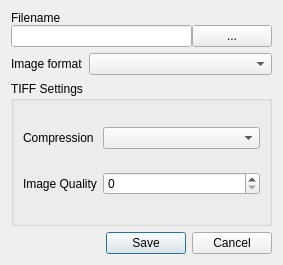
<?xml version="1.0" encoding="UTF-8"?>
<ui version="4.0">
 <class>ExportImageDialog</class>
 <widget class="QDialog" name="ExportImageDialog">
  <property name="geometry">
   <rect>
    <x>0</x>
    <y>0</y>
    <width>283</width>
    <height>265</height>
   </rect>
  </property>
  <property name="windowTitle">
   <string>Export Image</string>
  </property>
  <layout class="QGridLayout" name="gridLayout" columnstretch="0,1">
   <item row="4" column="0">
    <widget class="QLabel" name="lbl_image_format">
     <property name="text">
      <string>Image format</string>
     </property>
     <property name="buddy">
      <cstring>cbox_image_format</cstring>
     </property>
    </widget>
   </item>
   <item row="4" column="1">
    <widget class="QComboBox" name="cbox_image_format"/>
   </item>
   <item row="6" column="0" colspan="2">
    <widget class="QStackedWidget" name="stack_image_config">
     <property name="currentIndex">
      <number>1</number>
     </property>
     <widget class="QWidget" name="page_png">
      <layout class="QVBoxLayout" name="verticalLayout">
       <property name="leftMargin">
        <number>0</number>
       </property>
       <property name="topMargin">
        <number>0</number>
       </property>
       <property name="rightMargin">
        <number>0</number>
       </property>
       <property name="bottomMargin">
        <number>0</number>
       </property>
       <item>
        <widget class="QLabel" name="lbl_png">
         <property name="text">
          <string>No configuration required
for the PNG image format</string>
         </property>
         <property name="alignment">
          <set>Qt::AlignCenter</set>
         </property>
        </widget>
       </item>
      </layout>
     </widget>
     <widget class="QWidget" name="page_tiff">
      <layout class="QVBoxLayout" name="verticalLayout_3">
       <property name="leftMargin">
        <number>0</number>
       </property>
       <property name="topMargin">
        <number>0</number>
       </property>
       <property name="rightMargin">
        <number>0</number>
       </property>
       <property name="bottomMargin">
        <number>0</number>
       </property>
       <item>
        <widget class="QGroupBox" name="gbox_tiff">
         <property name="title">
          <string>TIFF Settings</string>
         </property>
         <layout class="QGridLayout" name="gridLayout_4" columnstretch="0,1">
          <item row="1" column="0">
           <widget class="QLabel" name="lbl_tiff_quality">
            <property name="text">
             <string>Image Quality</string>
            </property>
            <property name="buddy">
             <cstring>sbox_tiff_quality</cstring>
            </property>
           </widget>
          </item>
          <item row="0" column="0">
           <widget class="QLabel" name="lbl_tiff_compression">
            <property name="text">
             <string>Compression</string>
            </property>
            <property name="buddy">
             <cstring>cbox_tiff_compression</cstring>
            </property>
           </widget>
          </item>
          <item row="0" column="1">
           <widget class="QComboBox" name="cbox_tiff_compression"/>
          </item>
          <item row="1" column="1">
           <widget class="QSpinBox" name="sbox_tiff_quality">
            <property name="maximum">
             <number>95</number>
            </property>
           </widget>
          </item>
         </layout>
        </widget>
       </item>
      </layout>
     </widget>
     <widget class="QWidget" name="page_jpeg">
      <layout class="QVBoxLayout" name="verticalLayout_2">
       <property name="leftMargin">
        <number>0</number>
       </property>
       <property name="topMargin">
        <number>0</number>
       </property>
       <property name="rightMargin">
        <number>0</number>
       </property>
       <property name="bottomMargin">
        <number>0</number>
       </property>
       <item>
        <widget class="QGroupBox" name="gbox_jpeg">
         <property name="title">
          <string>JPEG Settings</string>
         </property>
         <layout class="QGridLayout" name="gridLayout_3" columnstretch="0,1" columnminimumwidth="0,0">
          <item row="0" column="1">
           <widget class="QSpinBox" name="sbox_jpeg_quality">
            <property name="maximum">
             <number>95</number>
            </property>
           </widget>
          </item>
          <item row="0" column="0">
           <widget class="QLabel" name="lbl_jpeg_quality">
            <property name="text">
             <string>Image Quality</string>
            </property>
            <property name="buddy">
             <cstring>sbox_jpeg_quality</cstring>
            </property>
           </widget>
          </item>
         </layout>
        </widget>
       </item>
      </layout>
     </widget>
    </widget>
   </item>
   <item row="3" column="0" colspan="2">
    <widget class="QWidget" name="widget" native="true">
     <layout class="QGridLayout" name="gridLayout_5" columnstretch="1,0">
      <property name="leftMargin">
       <number>0</number>
      </property>
      <property name="topMargin">
       <number>0</number>
      </property>
      <property name="rightMargin">
       <number>0</number>
      </property>
      <property name="bottomMargin">
       <number>0</number>
      </property>
      <property name="spacing">
       <number>0</number>
      </property>
      <item row="1" column="0">
       <widget class="QLineEdit" name="ledit_filename"/>
      </item>
      <item row="1" column="1">
       <widget class="QPushButton" name="btn_filename">
        <property name="text">
         <string>...</string>
        </property>
       </widget>
      </item>
      <item row="0" column="0" colspan="2">
       <widget class="QLabel" name="lbl_filename">
        <property name="text">
         <string>Filename</string>
        </property>
        <property name="buddy">
         <cstring>ledit_filename</cstring>
        </property>
       </widget>
      </item>
     </layout>
    </widget>
   </item>
   <item row="7" column="0" colspan="2">
    <widget class="QDialogButtonBox" name="buttonBox">
     <property name="orientation">
      <enum>Qt::Horizontal</enum>
     </property>
     <property name="standardButtons">
      <set>QDialogButtonBox::Cancel|QDialogButtonBox::Save</set>
     </property>
    </widget>
   </item>
  </layout>
 </widget>
 <tabstops>
  <tabstop>ledit_filename</tabstop>
  <tabstop>btn_filename</tabstop>
  <tabstop>cbox_image_format</tabstop>
  <tabstop>cbox_tiff_compression</tabstop>
  <tabstop>sbox_tiff_quality</tabstop>
  <tabstop>sbox_jpeg_quality</tabstop>
 </tabstops>
 <resources/>
 <connections>
  <connection>
   <sender>buttonBox</sender>
   <signal>accepted()</signal>
   <receiver>ExportImageDialog</receiver>
   <slot>accept()</slot>
   <hints>
    <hint type="sourcelabel">
     <x>248</x>
     <y>254</y>
    </hint>
    <hint type="destinationlabel">
     <x>157</x>
     <y>274</y>
    </hint>
   </hints>
  </connection>
  <connection>
   <sender>buttonBox</sender>
   <signal>rejected()</signal>
   <receiver>ExportImageDialog</receiver>
   <slot>reject()</slot>
   <hints>
    <hint type="sourcelabel">
     <x>316</x>
     <y>260</y>
    </hint>
    <hint type="destinationlabel">
     <x>286</x>
     <y>274</y>
    </hint>
   </hints>
  </connection>
 </connections>
</ui>
